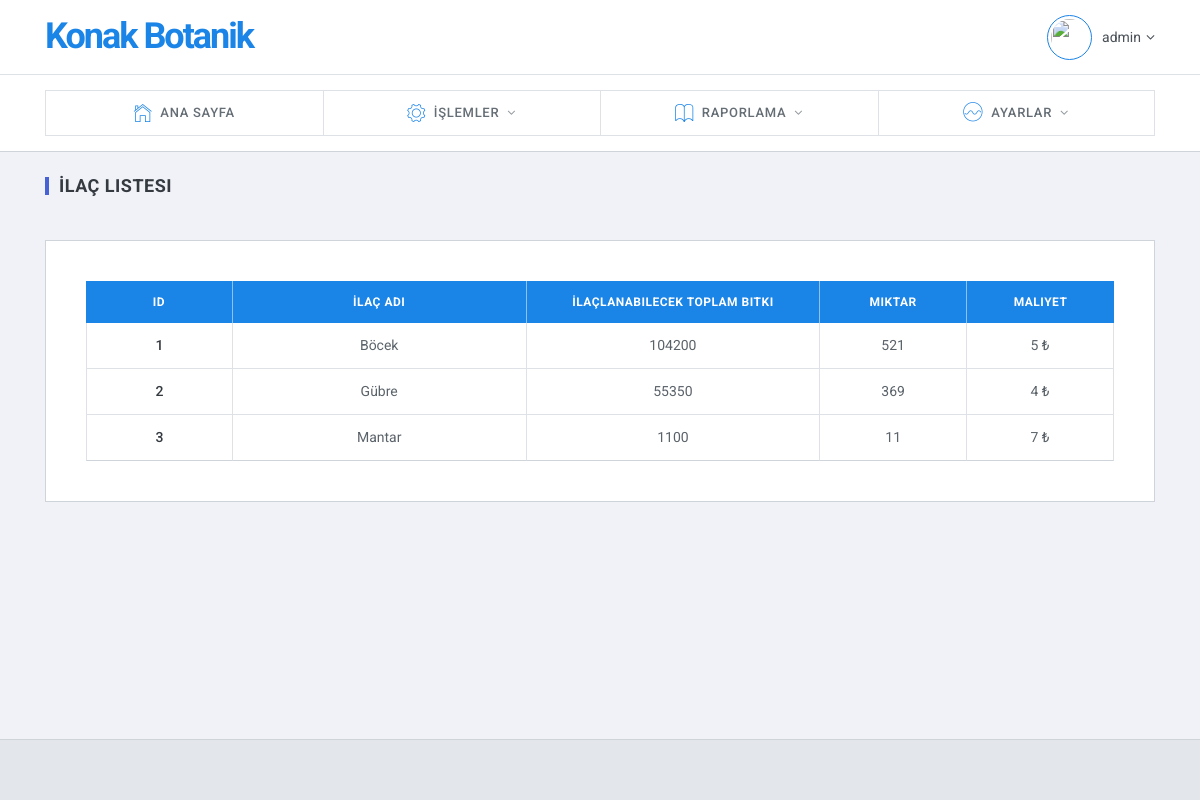
Page /sistem/ilaclistesi.php (signed in) on the committed database.
### tables this page shows
CREATE TABLE `ilac` (
  `id` int(11) NOT NULL,
  `ilac_adi` varchar(255) NOT NULL,
  `ilac_miktar` int(11) NOT NULL,
  `ilac_maliyet` float NOT NULL,
  `ilaclama` int(11) NOT NULL,
  `ilac_toplam` int(11) NOT NULL
);

### sistem/ilaclistesi.php (the view, shortened to what this page needs)
 <?php include 'header.php'; ?>
 <div class="slim-mainpanel">
      <div class="container">
        <div class="slim-pageheader">
          <h6 class="slim-pagetitle">İlaç Listesi</h6>
        </div>
        <div class="section-wrapper mg-t-20">
          <div class="table-responsive text-center">
            <table class="table table-bordered" >
              <thead class="thead-colored bg-primary">
                <tr>
                  <th class="wd-10p">ID</th>
                  <th class="wd-20p">İlaç Adı</th>
                  <th class="wd-20p">İlaçlanabilecek Toplam Bitki</th>
                  <th class="wd-10p">Miktar</th>
                  <th class="wd-10p">Maliyet</th>
                </tr>
              </thead>
              <tbody>
                <?php
                $query = $db->query("SELECT * FROM ilac", PDO::FETCH_ASSOC);
if ( $query->rowCount() ){
     foreach( $query as $row ){
          echo '<tr>
                  <th scope="row">'.$row['id'].'</th>
                  <td>'.$row['ilac_adi'].'</td>
                  <td>'.$row['ilac_toplam'].'</td>
                  <td>'.$row['ilac_miktar'].'</td>
                  <td>'.$row['ilac_maliyet'].' ₺</td>
                </tr>';
     }
}
                 ?>
              </tbody>
            </table>
          </div>
        </div>
      </div>
    </div>
     <?php include 'footer.php'; ?>

### rows in the picture
ilac: id "1", ilac_adi "Böcek", ilac_toplam "104200", ilac_miktar "521", ilac_maliyet "5"
ilac: id "2", ilac_adi "Gübre", ilac_toplam "55350", ilac_miktar "369", ilac_maliyet "4"
ilac: id "3", ilac_adi "Mantar", ilac_toplam "1100", ilac_miktar "11", ilac_maliyet "7"

### other values in the picture
$_SESSION['name'] "admin"
